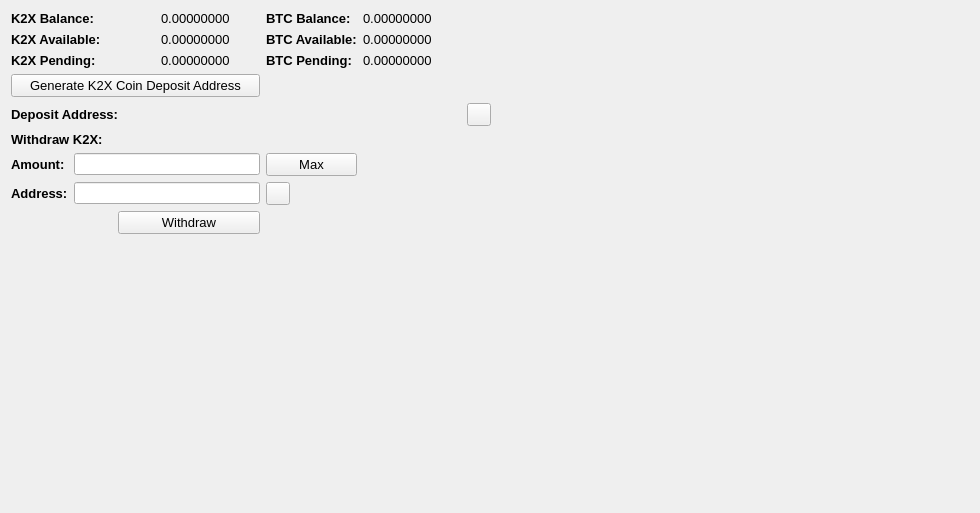
     <widget class="QWidget" name="BalanceTab">
      <attribute name="title">
       <string>Balance</string>
      </attribute>
      <layout class="QGridLayout" name="gridLayout_2">
       <item row="0" column="0" colspan="2">
        <widget class="QLabel" name="label_11">
         <property name="font">
          <font>
           <pointsize>10</pointsize>
           <weight>75</weight>
           <bold>true</bold>
          </font>
         </property>
         <property name="text">
          <string>K2X Balance:</string>
         </property>
        </widget>
       </item>
       <item row="0" column="3">
        <widget class="QLabel" name="K2XBalanceLabel">
         <property name="font">
          <font>
           <pointsize>10</pointsize>
          </font>
         </property>
         <property name="text">
          <string>0.00000000</string>
         </property>
         <property name="textInteractionFlags">
          <set>Qt::LinksAccessibleByMouse|Qt::TextSelectableByMouse</set>
         </property>
        </widget>
       </item>
       <item row="0" column="4">
        <widget class="QLabel" name="label_12">
         <property name="font">
          <font>
           <pointsize>10</pointsize>
           <weight>75</weight>
           <bold>true</bold>
          </font>
         </property>
         <property name="text">
          <string>BTC Balance:</string>
         </property>
        </widget>
       </item>
       <item row="0" column="5">
        <widget class="QLabel" name="BitcoinBalanceLabel">
         <property name="font">
          <font>
           <pointsize>10</pointsize>
          </font>
         </property>
         <property name="text">
          <string>0.00000000</string>
         </property>
         <property name="textInteractionFlags">
          <set>Qt::LinksAccessibleByMouse|Qt::TextSelectableByMouse</set>
         </property>
        </widget>
       </item>
       <item row="0" column="7" rowspan="10">
        <spacer name="horizontalSpacer_4">
         <property name="orientation">
          <enum>Qt::Horizontal</enum>
         </property>
         <property name="sizeHint" stdset="0">
          <size>
           <width>478</width>
           <height>488</height>
          </size>
         </property>
        </spacer>
       </item>
       <item row="1" column="0" colspan="2">
        <widget class="QLabel" name="label_13">
         <property name="font">
          <font>
           <pointsize>10</pointsize>
           <weight>75</weight>
           <bold>true</bold>
          </font>
         </property>
         <property name="text">
          <string>K2X Available:</string>
         </property>
        </widget>
       </item>
       <item row="1" column="3">
        <widget class="QLabel" name="K2XAvailableLabel_2">
         <property name="font">
          <font>
           <pointsize>10</pointsize>
          </font>
         </property>
         <property name="text">
          <string>0.00000000</string>
         </property>
         <property name="textInteractionFlags">
          <set>Qt::LinksAccessibleByMouse|Qt::TextSelectableByMouse</set>
         </property>
        </widget>
       </item>
       <item row="1" column="4">
        <widget class="QLabel" name="label_15">
         <property name="font">
          <font>
           <pointsize>10</pointsize>
           <weight>75</weight>
           <bold>true</bold>
          </font>
         </property>
         <property name="text">
          <string>BTC Available:</string>
         </property>
        </widget>
       </item>
       <item row="1" column="5">
        <widget class="QLabel" name="BitcoinAvailableLabel">
         <property name="font">
          <font>
           <pointsize>10</pointsize>
          </font>
         </property>
         <property name="text">
          <string>0.00000000</string>
         </property>
         <property name="textInteractionFlags">
          <set>Qt::LinksAccessibleByMouse|Qt::TextSelectableByMouse</set>
         </property>
        </widget>
       </item>
       <item row="2" column="0" colspan="2">
        <widget class="QLabel" name="label_14">
         <property name="font">
          <font>
           <pointsize>10</pointsize>
           <weight>75</weight>
           <bold>true</bold>
          </font>
         </property>
         <property name="text">
          <string>K2X Pending:</string>
         </property>
        </widget>
       </item>
       <item row="2" column="3">
        <widget class="QLabel" name="K2XPendingLabel">
         <property name="font">
          <font>
           <pointsize>10</pointsize>
          </font>
         </property>
         <property name="text">
          <string>0.00000000</string>
         </property>
         <property name="textInteractionFlags">
          <set>Qt::LinksAccessibleByMouse|Qt::TextSelectableByMouse</set>
         </property>
        </widget>
       </item>
       <item row="2" column="4">
        <widget class="QLabel" name="label_31">
         <property name="font">
          <font>
           <pointsize>10</pointsize>
           <weight>75</weight>
           <bold>true</bold>
          </font>
         </property>
         <property name="text">
          <string>BTC Pending:</string>
         </property>
        </widget>
       </item>
       <item row="2" column="5">
        <widget class="QLabel" name="BitcoinPendingLabel">
         <property name="font">
          <font>
           <pointsize>10</pointsize>
          </font>
         </property>
         <property name="text">
          <string>0.00000000</string>
         </property>
         <property name="textInteractionFlags">
          <set>Qt::LinksAccessibleByMouse|Qt::TextSelectableByMouse</set>
         </property>
        </widget>
       </item>
       <item row="3" column="0" colspan="4">
        <widget class="QPushButton" name="GenDepositBTN">
         <property name="font">
          <font>
           <pointsize>10</pointsize>
          </font>
         </property>
         <property name="text">
          <string>Generate K2X Coin Deposit Address</string>
         </property>
        </widget>
       </item>
       <item row="4" column="0" colspan="3">
        <widget class="QLabel" name="label_33">
         <property name="font">
          <font>
           <pointsize>10</pointsize>
           <weight>75</weight>
           <bold>true</bold>
          </font>
         </property>
         <property name="text">
          <string>Deposit Address:</string>
         </property>
        </widget>
       </item>
       <item row="4" column="3" colspan="3">
        <widget class="QLabel" name="DepositAddressLabel">
         <property name="minimumSize">
          <size>
           <width>300</width>
           <height>0</height>
          </size>
         </property>
         <property name="palette">
          <palette>
           <active>
            <colorrole role="WindowText">
             <brush brushstyle="SolidPattern">
              <color alpha="255">
               <red>0</red>
               <green>0</green>
               <blue>0</blue>
              </color>
             </brush>
            </colorrole>
            <colorrole role="Text">
             <brush brushstyle="SolidPattern">
              <color alpha="255">
               <red>0</red>
               <green>0</green>
               <blue>255</blue>
              </color>
             </brush>
            </colorrole>
           </active>
           <inactive>
            <colorrole role="WindowText">
             <brush brushstyle="SolidPattern">
              <color alpha="255">
               <red>0</red>
               <green>0</green>
               <blue>0</blue>
              </color>
             </brush>
            </colorrole>
            <colorrole role="Text">
             <brush brushstyle="SolidPattern">
              <color alpha="255">
               <red>0</red>
               <green>0</green>
               <blue>255</blue>
              </color>
             </brush>
            </colorrole>
           </inactive>
           <disabled>
            <colorrole role="WindowText">
             <brush brushstyle="SolidPattern">
              <color alpha="255">
               <red>120</red>
               <green>120</green>
               <blue>120</blue>
              </color>
             </brush>
            </colorrole>
            <colorrole role="Text">
             <brush brushstyle="SolidPattern">
              <color alpha="255">
               <red>120</red>
               <green>120</green>
               <blue>120</blue>
              </color>
             </brush>
            </colorrole>
           </disabled>
          </palette>
         </property>
         <property name="font">
          <font>
           <pointsize>10</pointsize>
           <weight>75</weight>
           <bold>true</bold>
          </font>
         </property>
         <property name="text">
          <string/>
         </property>
         <property name="alignment">
          <set>Qt::AlignRight|Qt::AlignTrailing|Qt::AlignVCenter</set>
         </property>
         <property name="textInteractionFlags">
          <set>Qt::LinksAccessibleByMouse|Qt::TextSelectableByKeyboard|Qt::TextSelectableByMouse</set>
         </property>
        </widget>
       </item>
       <item row="4" column="6">
        <widget class="QToolButton" name="DepositCopyButton">
         <property name="toolTip">
          <string>Copy to clipboard</string>
         </property>
         <property name="text">
          <string/>
         </property>
         <property name="icon">
          <iconset resource="../bitcoin.qrc">
           <normaloff>:/icons/editcopy</normaloff>:/icons/editcopy</iconset>
         </property>
         <property name="shortcut">
          <string>Alt+P</string>
         </property>
        </widget>
       </item>
       <item row="5" column="0" colspan="2">
        <widget class="QLabel" name="label_34">
         <property name="font">
          <font>
           <pointsize>10</pointsize>
           <weight>75</weight>
           <bold>true</bold>
          </font>
         </property>
         <property name="text">
          <string>Withdraw K2X:</string>
         </property>
        </widget>
       </item>
       <item row="6" column="0">
        <widget class="QLabel" name="label_26">
         <property name="font">
          <font>
           <pointsize>10</pointsize>
           <weight>75</weight>
           <bold>true</bold>
          </font>
         </property>
         <property name="text">
          <string>Amount:</string>
         </property>
        </widget>
       </item>
       <item row="6" column="1" colspan="3">
        <widget class="QLineEdit" name="WithdrawUnitsInput">
         <property name="font">
          <font>
           <pointsize>9</pointsize>
           <weight>75</weight>
           <bold>true</bold>
          </font>
         </property>
         <property name="text">
          <string/>
         </property>
        </widget>
       </item>
       <item row="6" column="4">
        <widget class="QPushButton" name="Withdraw_Max_Amount">
         <property name="font">
          <font>
           <pointsize>10</pointsize>
          </font>
         </property>
         <property name="text">
          <string>Max</string>
         </property>
        </widget>
       </item>
       <item row="7" column="0">
        <widget class="QLabel" name="label_10">
         <property name="font">
          <font>
           <pointsize>10</pointsize>
           <weight>75</weight>
           <bold>true</bold>
          </font>
         </property>
         <property name="text">
          <string>Address:</string>
         </property>
        </widget>
       </item>
       <item row="7" column="1" colspan="3">
        <widget class="QLineEdit" name="WithdrawAddress">
         <property name="font">
          <font>
           <pointsize>9</pointsize>
           <weight>75</weight>
           <bold>true</bold>
          </font>
         </property>
        </widget>
       </item>
       <item row="7" column="4">
        <widget class="QToolButton" name="WithdrawPasteButton">
         <property name="toolTip">
          <string>Paste from clipboard</string>
         </property>
         <property name="text">
          <string/>
         </property>
         <property name="icon">
          <iconset resource="../bitcoin.qrc">
           <normaloff>:/icons/editpaste</normaloff>:/icons/editpaste</iconset>
         </property>
         <property name="shortcut">
          <string>Alt+P</string>
         </property>
        </widget>
       </item>
       <item row="8" column="2" colspan="2">
        <widget class="QPushButton" name="WithdrawUnitsBtn">
         <property name="font">
          <font>
           <pointsize>10</pointsize>
          </font>
         </property>
         <property name="text">
          <string>Withdraw</string>
         </property>
        </widget>
       </item>
       <item row="9" column="0" colspan="6">
        <spacer name="verticalSpacer">
         <property name="orientation">
          <enum>Qt::Vertical</enum>
         </property>
         <property name="sizeHint" stdset="0">
          <size>
           <width>428</width>
           <height>262</height>
          </size>
         </property>
        </spacer>
       </item>
      </layout>
      <zorder>label_31</zorder>
      <zorder>label_15</zorder>
      <zorder>label_12</zorder>
      <zorder>label_14</zorder>
      <zorder>label_13</zorder>
      <zorder>label_11</zorder>
      <zorder>BitcoinBalanceLabel</zorder>
      <zorder>K2XBalanceLabel</zorder>
      <zorder>K2XAvailableLabel_2</zorder>
      <zorder>K2XPendingLabel</zorder>
      <zorder>BitcoinAvailableLabel</zorder>
      <zorder>BitcoinPendingLabel</zorder>
      <zorder>label_33</zorder>
      <zorder>GenDepositBTN</zorder>
      <zorder>DepositAddressLabel</zorder>
      <zorder>Withdraw_Max_Amount</zorder>
      <zorder>label_34</zorder>
      <zorder>WithdrawUnitsInput</zorder>
      <zorder>label_10</zorder>
      <zorder>label_26</zorder>
      <zorder>WithdrawAddress</zorder>
      <zorder>WithdrawUnitsBtn</zorder>
      <zorder>horizontalSpacer_4</zorder>
      <zorder>verticalSpacer</zorder>
      <zorder>WithdrawPasteButton</zorder>
      <zorder>DepositCopyButton</zorder>
     </widget>
